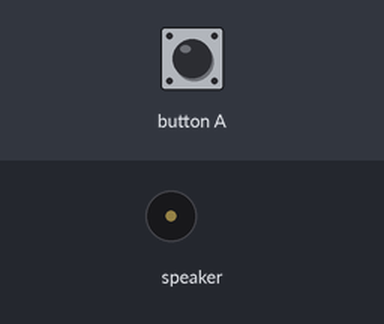
The program below on a simulated Calliope mini (MakeCode). Parts: buzzer (waves = sounding). Inputs (shaded band) come from the test bench.

Above: at 1.2 s.
1.3 s: button A pressed for 0.15 s
At 1.8 s:
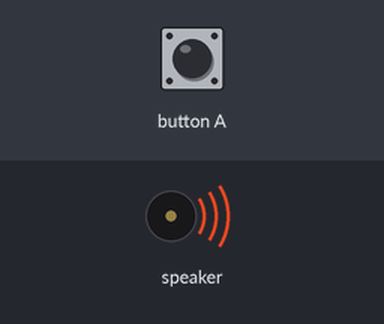
Timing chart, 0 to 7.5 s (numbered marks = the images above; inputs shaded):
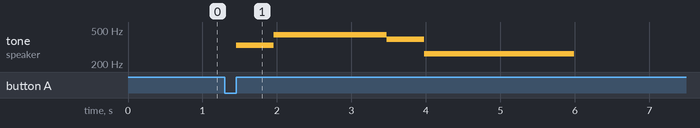

Measured:
- after the input at 1.3 s, tone on speaker: plays 330 Hz for 0.51 s, 440 Hz for 1.5 s, 392 Hz for 0.51 s, 262 Hz for 2.0 s, starting after 0.15 s

The program:

main.ts
```typescript
input.onButtonEvent(Button.A, input.buttonEventClick(), function () {
    music.playTone(330, music.beat(BeatFraction.Whole))
    music.playTone(440, music.beat(BeatFraction.Whole))
    music.playTone(440, music.beat(BeatFraction.Whole))
    music.playTone(440, music.beat(BeatFraction.Whole))
    music.playTone(392, music.beat(BeatFraction.Whole))
    music.playTone(262, music.beat(BeatFraction.Whole))
    music.playTone(262, music.beat(BeatFraction.Whole))
    music.playTone(262, music.beat(BeatFraction.Whole))
    music.playTone(262, music.beat(BeatFraction.Whole))
})
```

test.ts
```typescript
// Hier kann man Tests durchführen; diese Datei wird nicht kompiliert, wenn dieses Paket als Erweiterung verwendet wird.
```
